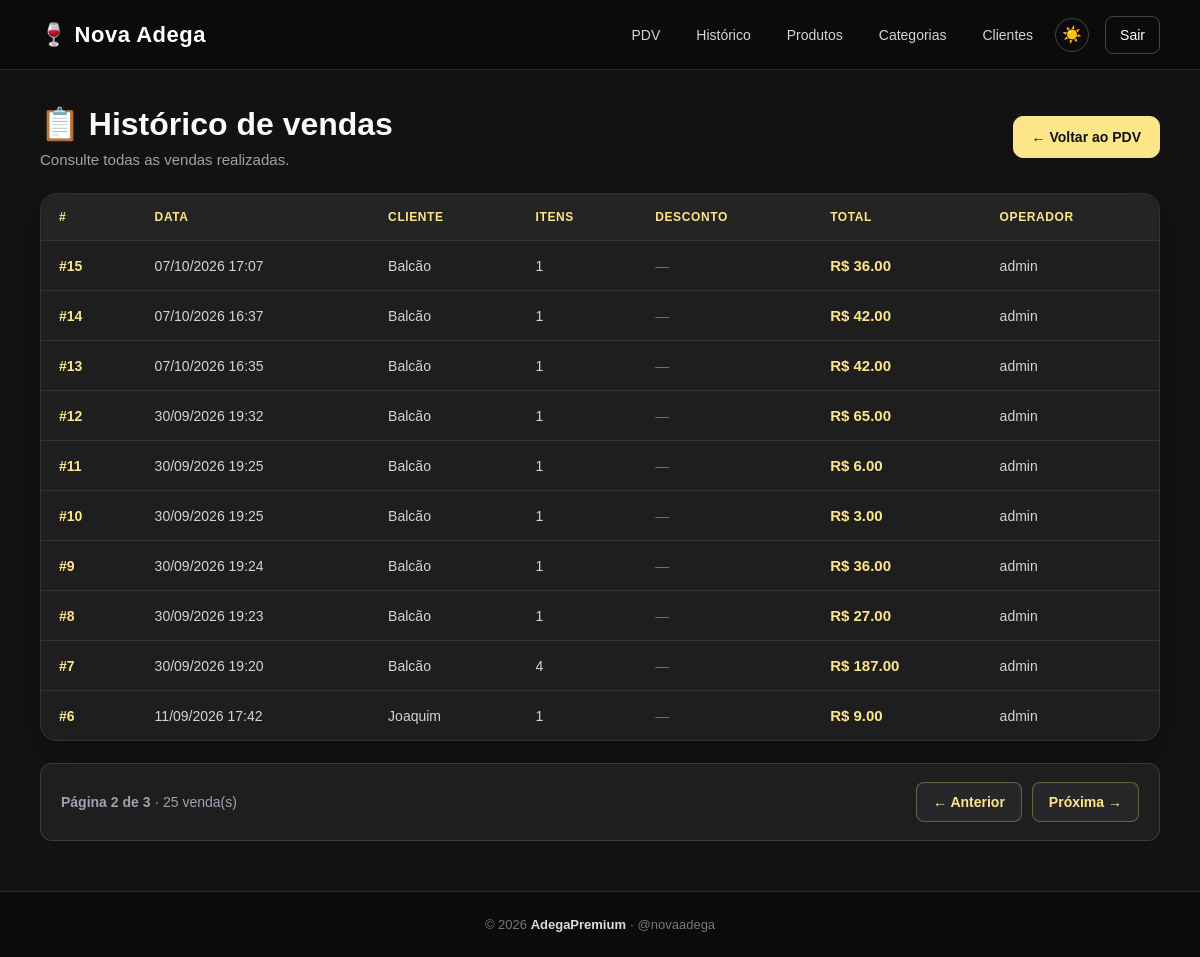
/pdv/historico?pagina=2 (signed in), run on the app's committed database.
### app/models/venda.py (models this page shows, shortened)
class Venda(Base):
    __tablename__ = "vendas"
    id = Column(Integer, primary_key=True, index=True)
    cliente_id = Column(
        Integer,
        ForeignKey("clientes.id", ondelete="SET NULL"),
        nullable=True
    )
    usuario_id = Column(
        Integer,
        ForeignKey("usuarios.id", ondelete="SET NULL"),
        nullable=True
    )
    total_bruto = Column(
        Float,
        nullable=False,
        default=0.0
    )
    total_liquido = Column(
        Float,
        nullable=False,
        default=0.0
    )
    desconto = Column(
        Float,
        nullable=False,
        default=0.0
    )
    tipo_desconto = Column(
        String(20),
        nullable=True
    )
    forma_pagamento_1 = Column(
        String(50),
        nullable=True
    )
    valor_pagamento_1 = Column(
        Float,
        nullable=False,
        default=0.0
    )
    forma_pagamento_2 = Column(
        String(50),
        nullable=True
    )
    valor_pagamento_2 = Column(
        Float,
        nullable=False,
        default=0.0
    )
    observacao = Column(
        String(255),
        nullable=True
    )
    criado_em = Column(
        DateTime,
        server_default=func.now()
    )
    cliente = relationship(
        "Cliente",
        back_populates="vendas"
    )
    usuario = relationship(
        "Usuario",
        backref="vendas"
    )
    itens = relationship(
        "ItemVenda",
        back_populates="venda",
        cascade="all, delete-orphan"
    )

### app/models/usuarios.py (models this page shows)
class Usuario(Base):
    __tablename__ = "usuarios"
    id = Column(Integer, primary_key=True, autoincrement=True)
    nome = Column(String(100), nullable=False)
    email = Column(String(150), unique=True, nullable=False)
    senha_hash = Column(String(255), nullable=False)
    role = Column(String(20), nullable=False, default="operador")
    ativo = Column(Boolean, default=True)
    criando_em = Column(DateTime, server_default=func.now())

### app/models/cliente.py (models this page shows, shortened)
class Cliente(Base):
    __tablename__ = "clientes"
    id = Column(
        Integer,
        primary_key=True,
        index=True
    )
    nome = Column(
        String(150),
        nullable=False,
        index=True
    )
    telefone = Column(
        String(20),
        nullable=True
    )
    is_associado = Column(
        Boolean,
        default=False,
        nullable=False
    )
    ativo = Column(
        Boolean,
        default=True
    )
    criado_em = Column(
        DateTime,
        server_default=func.now()
    )
    vendas = relationship(
        "Venda",
        back_populates="cliente"
    )

### app/controllers/pdv_controller.py (the view)
@router.get("/historico")
def historico_vendas(
    request: Request,
    pagina: int = 1,
    db: Session = Depends(get_db),
    usuario=Depends(get_usuario_logado)
):
    por_pagina = 10
    pagina = max(1, pagina)
    total_vendas = db.query(Venda).count()
    total_paginas = max(
        1,
        ceil(total_vendas / por_pagina)
    )
    pagina = min(pagina, total_paginas)
    vendas = (
        db.query(Venda)
        .order_by(Venda.criado_em.desc())
        .offset((pagina - 1) * por_pagina)
        .limit(por_pagina)
        .all()
    )
    return templates.TemplateResponse(
        request,
        "pdv/historico.html",
        {
            "request": request,
            "usuario": usuario,
            "vendas": vendas,
            "pagina": pagina,
            "total_paginas": total_paginas,
            "total_vendas": total_vendas
        }
    )

### app/templates/pdv/historico.html (shortened to what this page needs)
{% extends "base.html" %}
{% block styles %}
<link rel="stylesheet" href="/static/CSS/pdv.css?v=10">
{% endblock %}
{% block content %}
<main class="pdv-container">
    <div class="pdv-page-header">
        <div>
            <h1>📋 Histórico de vendas</h1>
            <p>Consulte todas as vendas realizadas.</p>
        </div>
        <div class="pdv-page-actions">
            <a href="/pdv" class="btn btn-primary">
                ← Voltar ao PDV
            </a>
        </div>
    </div>
    <div class="pdv-table-container">
        <table class="pdv-table">
            <thead>
                <tr>
                    <th>#</th>
                    <th>Data</th>
                    <th>Cliente</th>
                    <th>Itens</th>
                    <th>Desconto</th>
                    <th>Total</th>
                    <th>Operador</th>
                </tr>
            </thead>
            <tbody>
                {% for v in vendas %}
                <tr>
                    <td>
                        <a href="/pdv/venda/{{ v.id }}" class="venda-id">
                            #{{ v.id }}
                        </a>
                    </td>
                    <td>
                        {{ v.criado_em.strftime('%d/%m/%Y %H:%M') }}
                    </td>
                    <td>
                        {{ v.cliente.nome if v.cliente else "Balcão" }}
                    </td>
                    <td>
                        {{ v.itens | length }}
                    </td>
                    <td>
                        {% if v.desconto and v.desconto > 0 %}
                        <span class="desconto-positivo">
                            − R$ {{ "%.2f"|format(v.desconto) }}
                        </span>
                        {% else %}
                        <span class="sem-desconto">
                            —
                        </span>
                        {% endif %}
                    </td>
                    <td class="valor-total">
                        R$ {{ "%.2f"|format(v.total_liquido) }}
                    </td>
                    <td>
                        {{ v.usuario.nome if v.usuario else "—" }}
                    </td>
                </tr>
                {% endfor %}
            </tbody>
        </table>
    </div>
    <nav class="paginacao-vendas" aria-label="Paginação do histórico de vendas">
        <span class="paginacao-info">
            Página {{ pagina }} de {{ total_paginas }}
            <span class="paginacao-total">
                · {{ total_vendas }} venda(s)
            </span>
        </span>
        <div class="paginacao-botoes">
            {% if pagina > 1 %}
            <a class="paginacao-btn" href="/pdv/historico?pagina={{ pagina - 1 }}">
                ← Anterior
            </a>
            {% else %}
            <span class="paginacao-btn desabilitado">
                ← Anterior
            </span>
            {% endif %}
            {% if pagina < total_paginas %} <a class="paginacao-btn proxima"
                href="/pdv/historico?pagina={{ pagina + 1 }}">
                Próxima →
                </a>
                {% else %}
                <span class="paginacao-btn desabilitado">
                    Próxima →
                </span>
                {% endif %}
        </div>
    </nav>
</main>
{% endblock %}

### app/static/CSS/home.css (style rules this page uses)
* { box-sizing: border-box; }
html { min-height: 100%; overflow-y: scroll; }
body { margin: 0; padding: 0; min-height: 100vh; font-family: Arial, Helvetica, sans-serif; background: #121212; color: #f9fafb; display: flex; flex-direction: column; }

### app/static/CSS/pdv.css (style rules this page uses)
:root { --pdv-preto: #121212; --pdv-card: #1E1E1E; --pdv-campo: #171717; --pdv-borda: #383838; --pdv-amarelo: #FDE68A; --pdv-amarelo-hover: #FEF3C7; --pdv-texto: #F9FAFB; --pdv-secundario: #A1A1AA; }
.pdv-container { width: 100%; max-width: 1500px; min-height: calc(100vh - 70px - 69px); margin: 0 auto; padding: 35px 40px 50px; box-sizing: border-box; }
.pdv-titulo h1, .pdv-page-header h1 { color: #F9FAFB; font-size: 32px; font-weight: 700; margin: 0 0 8px; }
.pdv-titulo p, .pdv-page-header p { color: #A1A1AA; font-size: 15px; margin: 0; }
.pdv-page-header { display: flex; align-items: center; justify-content: space-between; gap: 20px; margin-bottom: 25px; }
.pdv-page-actions { display: flex; align-items: center; gap: 10px; }
.pdv-page-actions .btn { display: inline-flex; align-items: center; justify-content: center; min-height: 42px; padding: 0 18px; border-radius: 10px; text-decoration: none; font-size: 14px; font-weight: 700; transition: background 0.2s ease, color 0.2s ease, border-color 0.2s ease, transform 0.15s ease; }
.pdv-page-actions .btn-primary { background: #FDE68A; color: #121212; border: 1px solid #FDE68A; }
.pdv-table-container { width: 100%; overflow-x: auto; background: #1E1E1E; border: 1px solid #333333; border-radius: 16px; box-shadow: 0 10px 30px rgba(0, 0, 0, 0.25); }
.pdv-table { width: 100%; border-collapse: collapse; color: #F9FAFB; font-size: 14px; }
.pdv-table thead { background: #242424; }
.pdv-table th { padding: 16px 18px; color: #FDE68A; font-size: 12px; font-weight: 700; text-align: left; text-transform: uppercase; letter-spacing: 0.6px; border-bottom: 1px solid #333333; white-space: nowrap; }
.pdv-table td { padding: 16px 18px; border-bottom: 1px solid #333333; color: #D4D4D8; vertical-align: middle; }
.pdv-table tbody tr { transition: background 0.2s; }
.pdv-table tbody tr:last-child td { border-bottom: none; }
.venda-id { color: #FDE68A; font-weight: 700; text-decoration: none; transition: color 0.2s; }
.sem-desconto { color: #71717A; }
.valor-total { color: #FDE68A !important; font-size: 15px; font-weight: 700; white-space: nowrap; }
.paginacao-vendas { display: flex; align-items: center; justify-content: space-between; flex-wrap: wrap; gap: 16px; margin-top: 22px; padding: 18px 20px; background: #1E1E1E; border: 1px solid #383838; border-radius: 12px; }
.paginacao-info { color: #FDE68A; font-size: 14px; font-weight: 700; }
.paginacao-total { color: #A1A1AA; font-weight: 400; }
.paginacao-botoes { display: flex; align-items: center; gap: 10px; }
.paginacao-btn { display: inline-flex; align-items: center; justify-content: center; min-height: 40px; padding: 9px 15px; background: #292929; color: #F9FAFB; border: 1px solid #454545; border-radius: 8px; font-size: 13px; font-weight: 700; text-decoration: none; box-sizing: border-box; transition: 0.2s ease; }
.paginacao-btn.proxima { background: #FDE68A; color: #121212; border-color: #FDE68A; }
.paginacao-info { color: #555; font-size: 14px; text-align: center; }
.paginacao-botoes { display: flex; justify-content: center; align-items: center; flex-wrap: wrap; gap: 10px; }
.paginacao-vendas { display: flex; align-items: center; justify-content: space-between; gap: 16px; width: 100%; box-sizing: border-box; padding: 18px 20px; margin-top: 22px; background-color: #1E1E1E; border: 1px solid rgba(253, 230, 138, 0.15); border-radius: 12px; }
.paginacao-vendas .paginacao-info { color: #9CA3AF; font-size: 14px; }
.paginacao-vendas .paginacao-total { color: #9CA3AF; }
.paginacao-vendas .paginacao-botoes { display: flex; align-items: center; gap: 10px; }
.paginacao-vendas .paginacao-btn { display: inline-flex; align-items: center; justify-content: center; min-height: 40px; box-sizing: border-box; padding: 0 16px; background-color: #27272A; color: #FDE68A; border: 1px solid rgba(253, 230, 138, 0.30); border-radius: 8px; font-size: 14px; font-weight: bold; text-decoration: none; white-space: nowrap; cursor: pointer; transition: background-color 0.2s ease, color 0.2s ease, border-color 0.2s ease; }

### data on the page
Venda: id "15", criado_em "07/10/2026 17:07", cliente "Balcão", itens|length "1", total_liquido "36.00", usuario "admin"
Venda: id "14", criado_em "07/10/2026 16:37", cliente "Balcão", itens|length "1", total_liquido "42.00", usuario "admin"
Venda: id "13", criado_em "07/10/2026 16:35", cliente "Balcão", itens|length "1", total_liquido "42.00", usuario "admin"
Venda: id "12", criado_em "30/09/2026 19:32", cliente "Balcão", itens|length "1", total_liquido "65.00", usuario "admin"
Venda: id "11", criado_em "30/09/2026 19:25", cliente "Balcão", itens|length "1", total_liquido "6.00", usuario "admin"
Venda: id "10", criado_em "30/09/2026 19:25", cliente "Balcão", itens|length "1", total_liquido "3.00", usuario "admin"
Venda: id "9", criado_em "30/09/2026 19:24", cliente "Balcão", itens|length "1", total_liquido "36.00", usuario "admin"
Venda: id "8", criado_em "30/09/2026 19:23", cliente "Balcão", itens|length "1", total_liquido "27.00", usuario "admin"
Venda: id "7", criado_em "30/09/2026 19:20", cliente "Balcão", itens|length "4", total_liquido "187.00", usuario "admin"
Venda: id "6", criado_em "11/09/2026 17:42", cliente "Joaquim", itens|length "1", total_liquido "9.00", usuario "admin"

### other printed values
{{ pagina }} "2"
{{ total_paginas }} "3"
{{ total_vendas }} "25"
